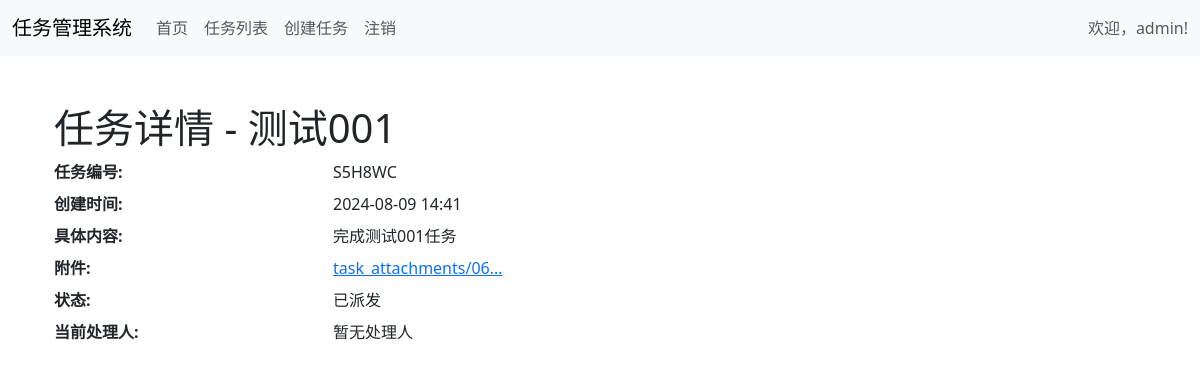
/view-task/S5H8WC/ (signed in), run on the app's committed database.
### mytask/models.py (models this page shows, shortened)
class Task(models.Model):
    task_id = models.CharField(max_length=10, unique=False, default=generate_unique_task_id)
    title = models.CharField(max_length=200)
    content = models.TextField()
    created_at = models.DateTimeField(auto_now_add=True)
    updated_at = models.DateTimeField(auto_now=True)
    attachment = models.FileField(upload_to='task_attachments/', blank=True, null=True)
    creator = models.CharField(max_length=150, blank=True, null=True)
    reviewer = models.CharField(max_length=150, blank=True, null=True)
    handler = models.CharField(max_length=150, blank=True, null=True)
    target_user = models.CharField(max_length=150, blank=True, null=True)
    status_choices = [
        ('REVIEWING', '审核中'),
        ('REJECTED', '已退回'),
        ('ASSIGNED', '已派发'),
        ('FORWARDED', '已转发'),
        ('COMPLETED', '已完成'),
    ]
    status = models.CharField(max_length=15, choices=status_choices, default='REVIEWING')
    deadline = models.DateTimeField(null=True, blank=True, help_text="任务的截止日期和时间")
    is_overdue = models.BooleanField(default=False)
    review_comment = models.TextField(blank=True, null=True)
    backup_field1 = models.CharField(max_length=100, blank=True, null=True)
    backup_field2 = models.CharField(max_length=100, blank=True, null=True)
    backup_field3 = models.CharField(max_length=100, blank=True, null=True)
    backup_field4 = models.CharField(max_length=100, blank=True, null=True)
    backup_field5 = models.CharField(max_length=100, blank=True, null=True)
    backup_field6 = models.CharField(max_length=100, blank=True, null=True)
    task_execution_status = models.TextField(blank=True, null=True)
    reply_attachment = models.FileField(upload_to='task_attachments/', blank=True, null=True)
    class Meta:
        verbose_name = '任务'
        verbose_name_plural = '任务'
        ordering = ['-created_at']

### mytask/views.py (the view)
    def wrapper(request, *args, **kwargs):
        if request.user.is_authenticated:  # 假设您使用的是 Django 的用户模型
            return view_func(request, *args, **kwargs)
        else:
            return redirect('login')

### mytask/views.py (called while the page is built, shortened)
def custom_login_required(view_func):
    def wrapper(request, *args, **kwargs):
        if request.user.is_authenticated:  # 假设您使用的是 Django 的用户模型
            return view_func(request, *args, **kwargs)
        else:
            return redirect('login')
    return wrapper

@custom_login_required
def view_task(request, task_id):
    task_queryset = Task.objects.filter(task_id=task_id).order_by('-updated_at')
    task = task_queryset.first()
    if not task:
        return render(request, 'task/not_found.html')
    assignment = Assignment.objects.filter(task_id=task_id, username=request.user.username).first()
    users = User.objects.exclude(pk=request.user.pk).values_list('username', flat=True)
    reviewers = Reviewer.objects.all().values_list('username', flat=True)
    can_approve_tasks = request.user.has_perm('mytask.can_approve_tasks')
    return render(request, 'task/view_task.html', {
        'task': task,
        'users': users,
        'assignment': assignment,
        'can_approve_tasks': can_approve_tasks,
        'reviewers': reviewers
    })

### templates/task/view_task.html (shortened to what this page needs)
{% extends 'base.html' %}
{% block content %}
    <div class="container mt-5">
        <h1>任务详情 - {{ task.title }}</h1>
        <dl class="row">
            <dt class="col-sm-3">任务编号:</dt>
            <dd class="col-sm-9">{{ task.task_id }}</dd>
            <dt class="col-sm-3">创建时间:</dt>
            <dd class="col-sm-9">{{ task.created_at|date:"Y-m-d H:i" }}</dd>
            <dt class="col-sm-3">具体内容:</dt>
            <dd class="col-sm-9">{{ task.content }}</dd>
            {% if task.attachment %}
                <dt class="col-sm-3">附件:</dt>
                <dd class="col-sm-9">
                    <a href="{{ task.attachment.url }}" target="_blank">{{ task.attachment.name|truncatechars:20 }}</a>
                </dd>
            {% endif %}
            <dt class="col-sm-3">状态:</dt>
            <dd class="col-sm-9">{{ task.get_status_display }}</dd>
            <dt class="col-sm-3">当前处理人:</dt>
            <dd class="col-sm-9">
                {% if task.handler %}
                    {{ task.handler }}
                {% else %}
                    暂无处理人
                {% endif %}
            </dd>
        </dl>
    </div>
{% endblock %}

### templates/base.html (shortened to what this page needs)
<!DOCTYPE html>
<html lang="en">
<head>
    {% load static %}
    <link rel="stylesheet" href="{% static 'vendors/css/bootstrap.min.css' %}">
    <link rel="stylesheet" href="{% static 'vendors/css/custom.css' %}">
</head>
<body>
    <nav class="navbar navbar-expand-lg navbar-light bg-light">
        <div class="container-fluid">
            <a class="navbar-brand" href="#">任务管理系统</a>
            <div class="collapse navbar-collapse" id="navbarNav">
                <ul class="navbar-nav">
                    <li class="nav-item">
                        <a class="nav-link" href="{% url 'home' %}">首页</a>
                    </li>
                    <li class="nav-item">
                        <a class="nav-link" href="{% url 'task_list' %}">任务列表</a>
                    </li>
                    <li class="nav-item">
                        <a class="nav-link" href="{% url 'create_task' %}">创建任务</a>
                    </li>
                    <li class="nav-item">
                        <a class="nav-link" href="{% url 'logout' %}">注销</a>
                    </li>
                </ul>
            </div>
            <div class="navbar-text ml-auto">
                <span class="navbar-text">欢迎，{{ user.username }}!</span>
            </div>
        </div>
    </nav>
    <main role="main" class="container">
        {% block content %}{% endblock %}
    </main>
</body>
</html>

### data on the page
Task: title "测试001", task_id "S5H8WC", created_at "2024-08-09 14:41", content "完成测试001任务", attachment.name "task_attachments/06…", status "已派发"

### other printed values
{{ user.username }} "admin"
